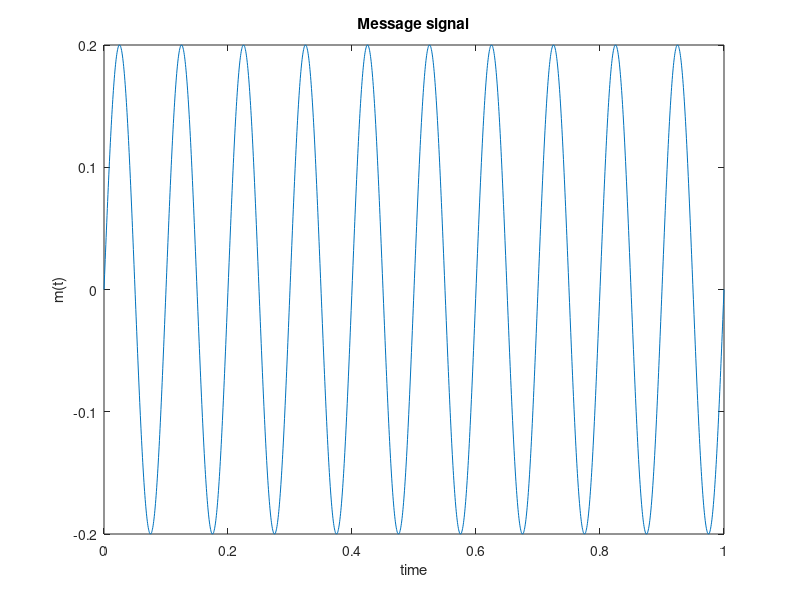
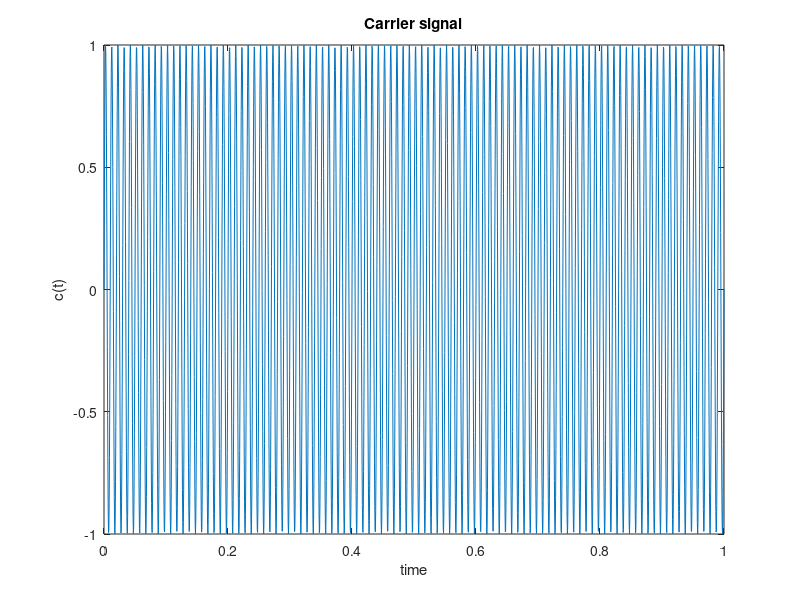
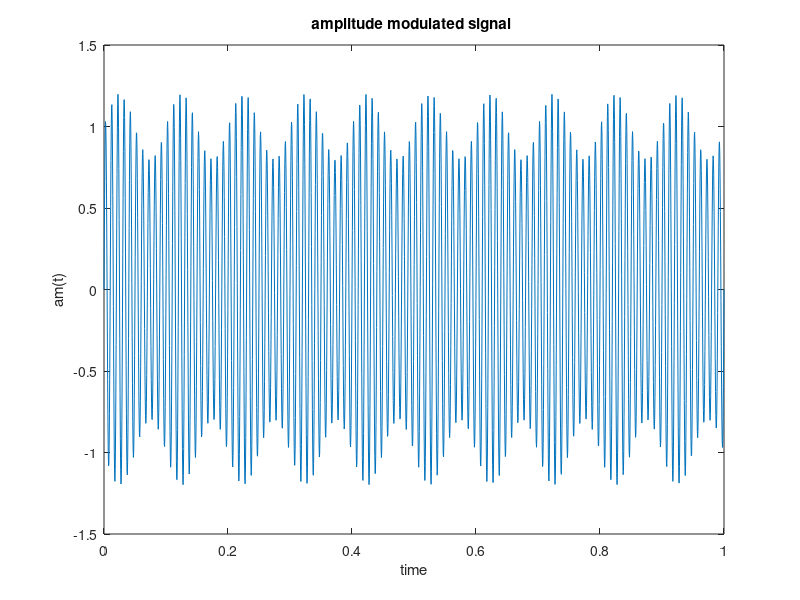
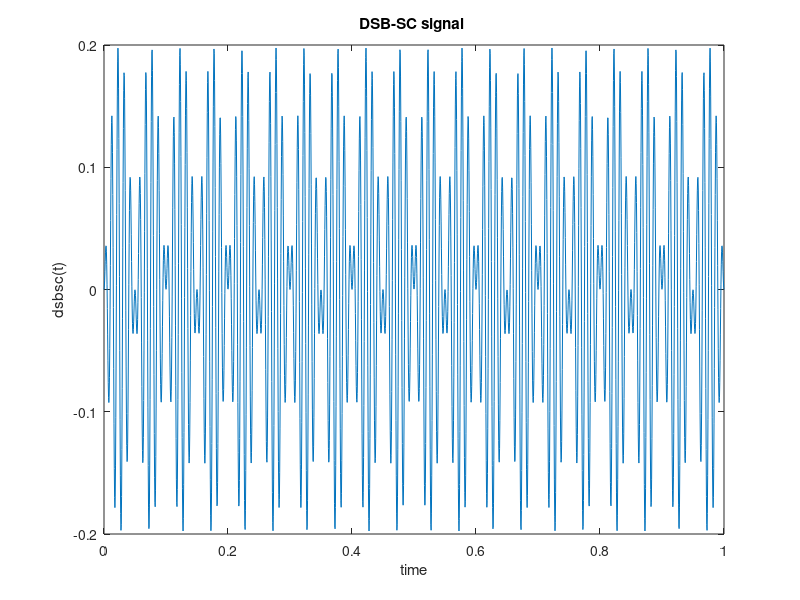

These charts were generated, in order, by the following MATLAB code:
clc;  close all;
N=2048;  % total number of pints to observe the signals
Tmax=1;  % time duration
dt=Tmax/(N-1);  % resolution in time axis
x=0:dt:Tmax;   % time axis   
df=1/dt;       %   frequency resolution
fm=10;            % frequency of the message signal
mi=0.2;             % modulation index;
mt=mi*sin(2*pi*fm*x);  % message signal  
plot(x,mt)
xlabel('time')
ylabel('m(t)')
title('Message signal')

fc=100;    % carrier frequency
ct=sin(2*pi*fc*x);   % carrier signal
figure;
plot(x,ct);
xlabel('time')
ylabel('c(t)')
title('Carrier signal')

%% Conventional AM
amt=ct+ct.*mt;   % conventional amplitude modulated signal
figure;
plot(x,amt);
xlabel('time')
ylabel('am(t)')
title('amplitude modulated signal ')

%% DSB-SC
dsbsct=amt-ct;             % Suppression of the carrier
figure;
plot(x,dsbsct);
xlabel('time')
ylabel('dsbsc(t)')
title('DSB-SC signal ')

%% Frequency Domain Analysis
k=0:N-1;  % bins for frequency  (not actual frequency)
f=k*(df/N);   % frequency axis:  f/df=k/N=>f=k*(df/N)
am_f = abs(fft(amt,N));   % spectrum for amplitude modulated signal
figure; 
plot(f((fc-4*fm)*N/df:(fc+4*fm)*N/df),am_f((fc-4*fm)*N/df:(fc+4*fm)*N/df));
xlabel('frequency (Hz)');
ylabel('| Amplitude |');
title('Freuency domain representation of amplitude modulated waveform');



dsbsc_f =abs(fft(dsbsct,N));   % spectrum for DSB-SC signal
figure; 
plot(f((fc-4*fm)*N/df:(fc+4*fm)*N/df),dsbsc_f((fc-4*fm)*N/df:(fc+4*fm)*N/df));
xlabel('frequency (Hz)');
ylabel('| Amplitude |');
title('Freuency domain representation of DSB-SC waveform');
